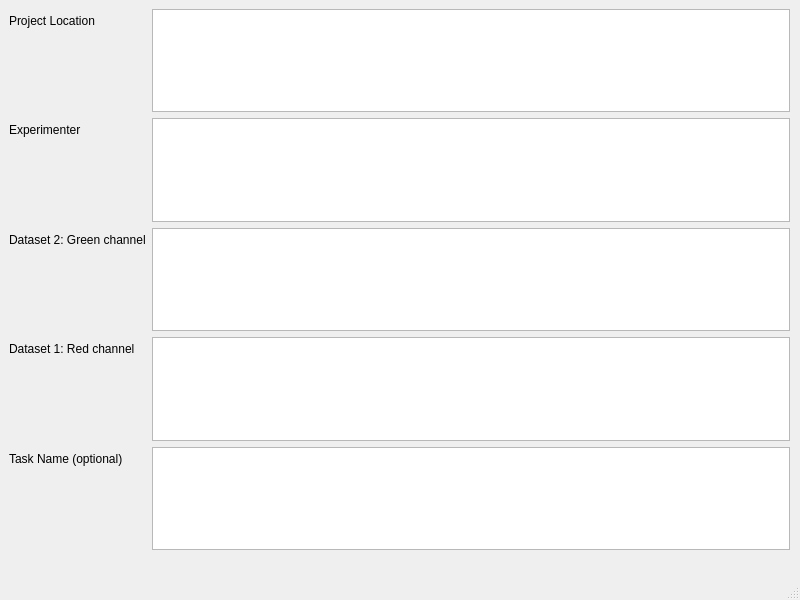
<?xml version="1.0" encoding="UTF-8"?>
<ui version="4.0">
 <class>MainWindow</class>
 <widget class="QMainWindow" name="MainWindow">
  <property name="geometry">
   <rect>
    <x>0</x>
    <y>0</y>
    <width>800</width>
    <height>600</height>
   </rect>
  </property>
  <property name="windowTitle">
   <string>MainWindow</string>
  </property>
  <widget class="QWidget" name="centralwidget">
   <widget class="QWidget" name="formLayoutWidget">
    <property name="geometry">
     <rect>
      <x>9</x>
      <y>9</y>
      <width>781</width>
      <height>541</height>
     </rect>
    </property>
    <layout class="QFormLayout" name="formLayout">
     <item row="0" column="0">
      <widget class="QLabel" name="label_5">
       <property name="text">
        <string>Project Location</string>
       </property>
      </widget>
     </item>
     <item row="0" column="1">
      <widget class="QTextEdit" name="textEdit_5"/>
     </item>
     <item row="1" column="1">
      <widget class="QTextEdit" name="textEdit"/>
     </item>
     <item row="2" column="0">
      <widget class="QLabel" name="label_4">
       <property name="text">
        <string>Dataset 2: Green channel</string>
       </property>
      </widget>
     </item>
     <item row="2" column="1">
      <widget class="QTextEdit" name="textEdit_2"/>
     </item>
     <item row="3" column="0">
      <widget class="QLabel" name="label_3">
       <property name="text">
        <string>Dataset 1: Red channel</string>
       </property>
      </widget>
     </item>
     <item row="3" column="1">
      <widget class="QTextEdit" name="textEdit_3"/>
     </item>
     <item row="4" column="0">
      <widget class="QLabel" name="label_2">
       <property name="text">
        <string>Task Name (optional)</string>
       </property>
      </widget>
     </item>
     <item row="4" column="1">
      <widget class="QTextEdit" name="textEdit_4"/>
     </item>
     <item row="1" column="0">
      <widget class="QLabel" name="label">
       <property name="text">
        <string>Experimenter</string>
       </property>
      </widget>
     </item>
    </layout>
   </widget>
  </widget>
  <widget class="QMenuBar" name="menubar">
   <property name="geometry">
    <rect>
     <x>0</x>
     <y>0</y>
     <width>800</width>
     <height>21</height>
    </rect>
   </property>
  </widget>
  <widget class="QStatusBar" name="statusbar"/>
 </widget>
 <resources/>
 <connections/>
</ui>
